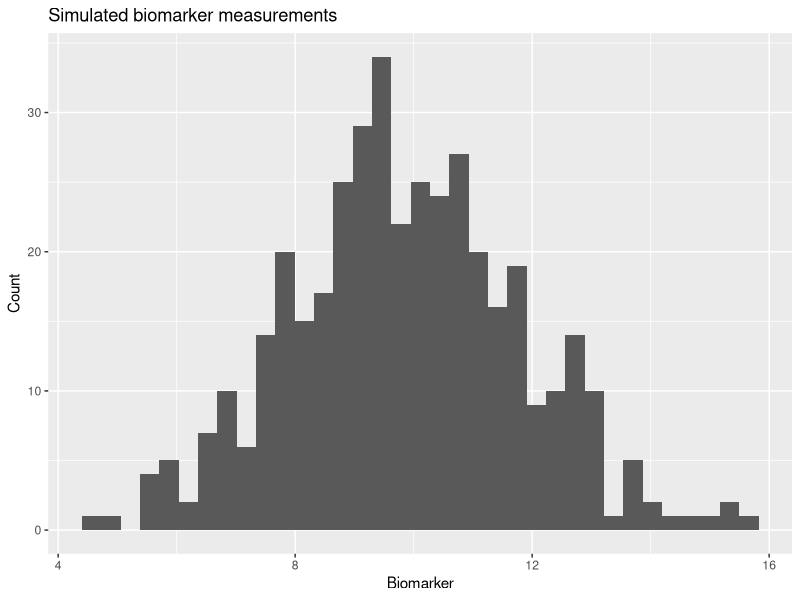

Write the R code that produced this figure.
## ---- chunk 1
library(tidyverse)
## ---- chunk 2
#| label: l2-binary-sim
n <- 200
p <- 0.17
mutation <- rbinom(n, size = 1, prob = p)

table <- tibble(mutation) |> count(mutation) |> mutate(prop = n / sum(n))
## ---- chunk 3
table
## ---- chunk 4
#| label: l2-cat-sim99
n <- 300
levels_resp <- c("CR", "PR", "NR")
probs_resp  <- c(0.20, 0.50, 0.30)

response <- sample(levels_resp, size = n, replace = TRUE, prob = probs_resp)

tab <- tibble(response = factor(response, levels = levels_resp)) |>
  count(response) |>
  mutate(prop = n / sum(n))

tab
## ---- chunk 5
#| label: l2-cat-sim
n <- 300
levels_resp <- c("CR", "PR", "NR")
probs_resp  <- c(0.20, 0.50, 0.30)

response <- sample(levels_resp, size = n, replace = TRUE, prob = probs_resp)

tab <- tibble(response = factor(response, levels = levels_resp)) |>
  count(response) |>
  mutate(prop = n / sum(n))

tab
## ---- chunk 6
#| label: l2-cont-sim2
n <- 400
mu <- 10
sigma <- 2

biomarker <- rnorm(n, mean = mu, sd = sigma)

plot_cont <- ggplot(tibble(biomarker), aes(biomarker)) +
  geom_histogram(bins = 35) +
  labs(x = "Biomarker", y = "Count",
       title = "Simulated biomarker measurements")
## ---- chunk 7
#| fig-width: 4
#| fig-height: 3
plot_cont
